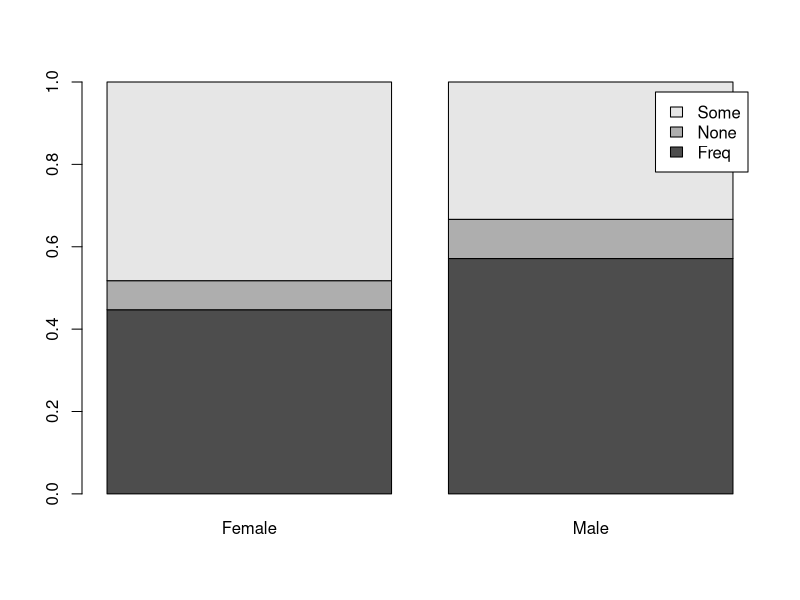
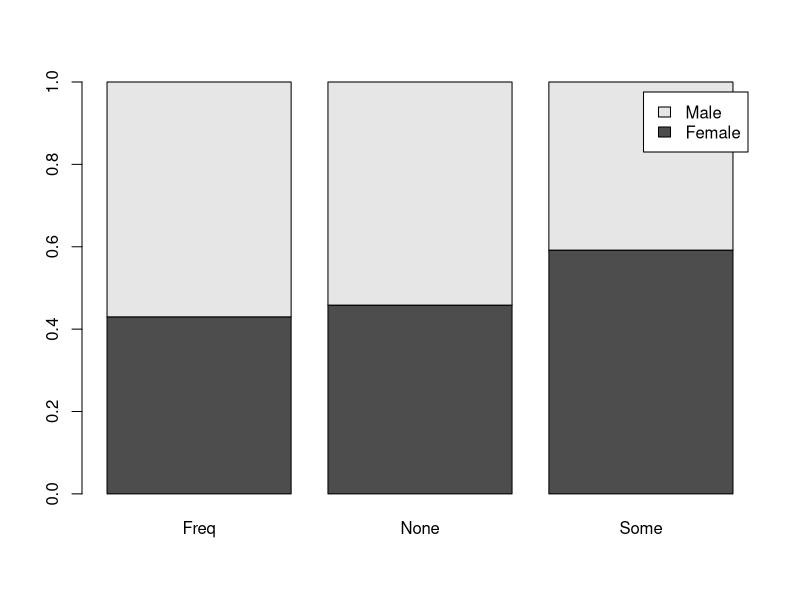
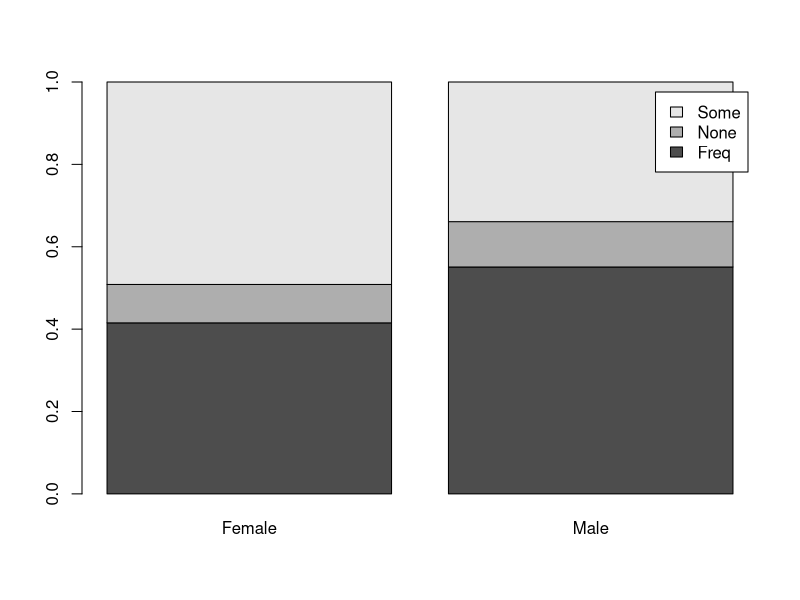
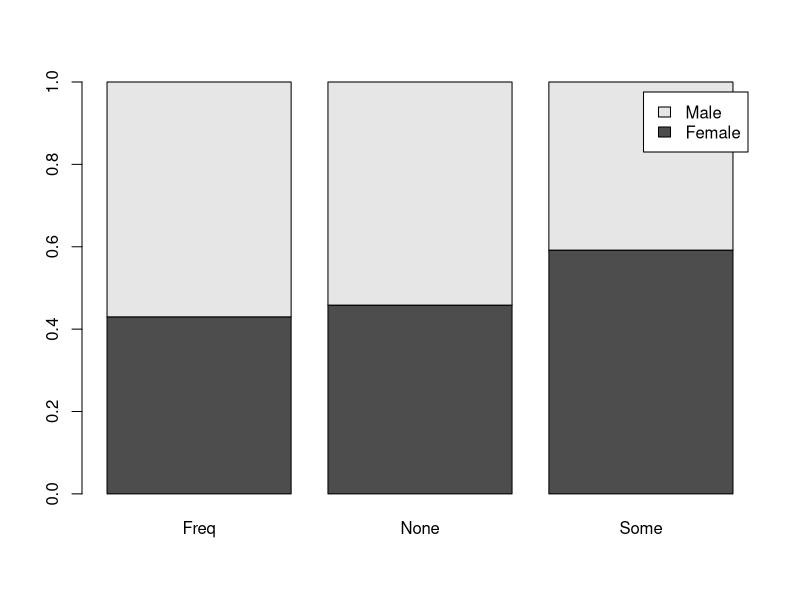
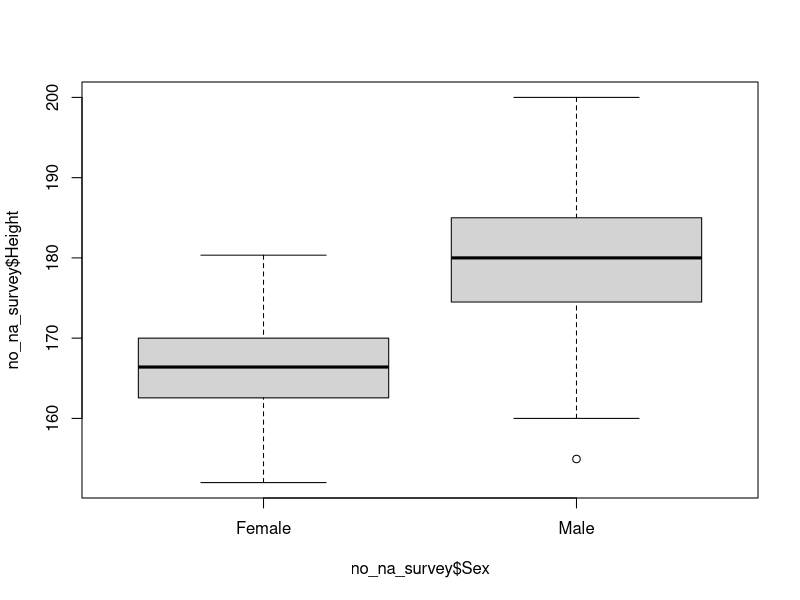
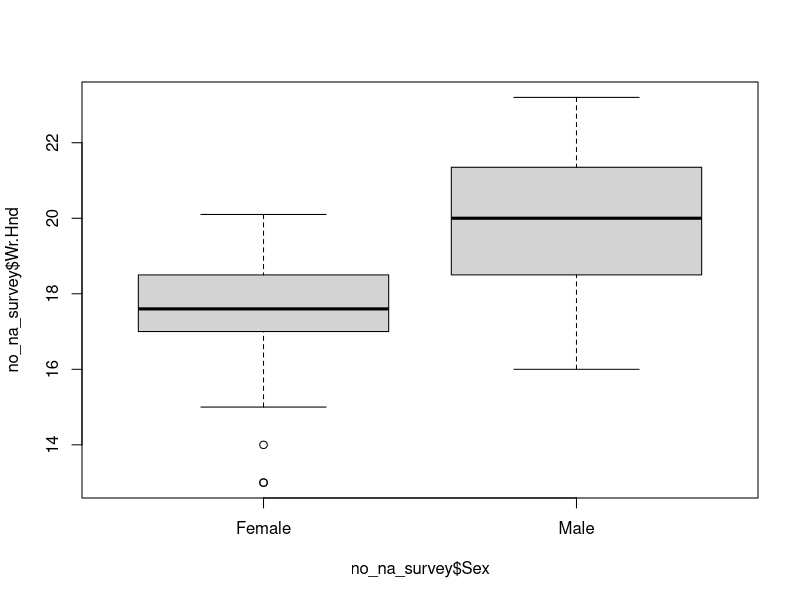
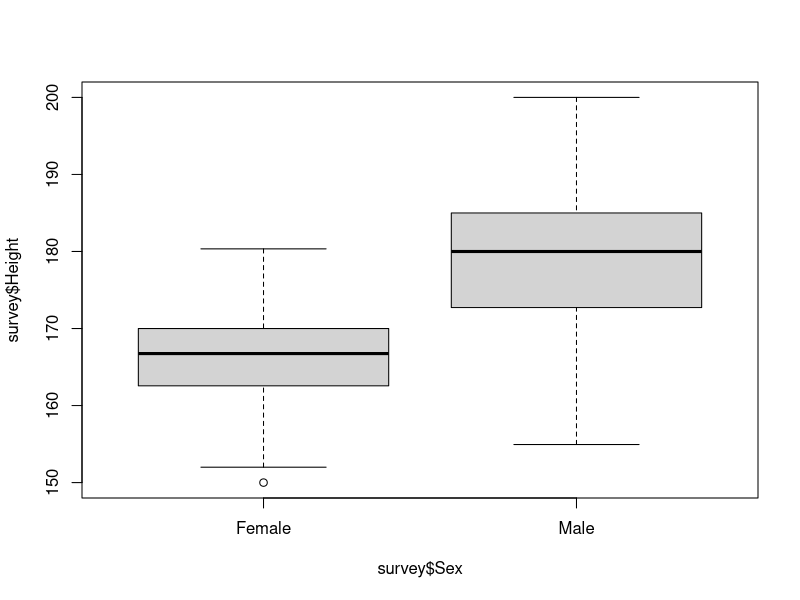
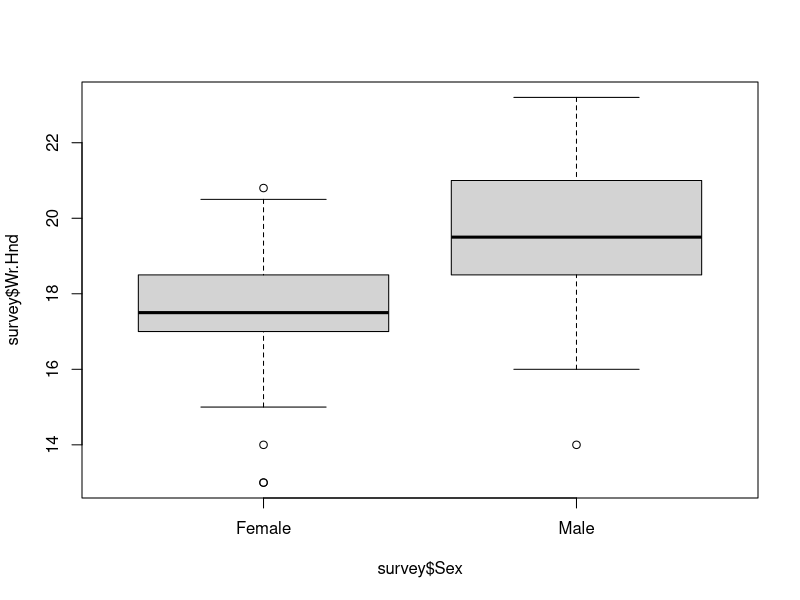

Reproduce these figures in R, in order.
# TODO 
# 
# 

# from the package MASS we are using the dataset survey
install.packages("MASS")
library("MASS") # or require("MASS")


# 0. Анализ на една променлива


# exercise, age, pulse
# !!
observationCount <- dim(survey)[1]
no_na_survey <- subset(survey, !is.na(survey$Sex) & !is.na(survey$Wr.Hnd) & !is.na(survey$Pulse) & 
                                !is.na(survey$Exer) & !is.na(survey$Smoke) & !is.na(survey$Height)) 
 
# 1. Категорийни (обясняващи) VS категорийни (зависими)
barplot(prop.table(x = table(no_na_survey$Exer, no_na_survey$Sex), margin = 2), legend.text = T)
barplot(prop.table(x = table(survey$Sex, survey$Exer), margin = 2), legend.text = T)

barplot(prop.table(x = table(survey$Exer, survey$Sex), margin = 2), legend.text = T)
barplot(prop.table(x = table(survey$Sex, survey$Exer), margin = 2), legend.text = T)


# 2. Категорийни (обясняващи) VS числови (зависими)
#       sex         height or Wr.Hnd
boxplot(no_na_survey$Height ~ no_na_survey$Sex)
boxplot(no_na_survey$Wr.Hnd ~ no_na_survey$Sex)

boxplot(survey$Height ~ survey$Sex)
boxplot(survey$Wr.Hnd ~ survey$Sex)


# have to remove na
sexes <- survey$Sex
heights <- survey$Height
handWidth <- survey$Wr.Hnd

hist(heights)
mean(heights, na.rm = T)
sd(heights, na.rm = T)

hist(handWidth)
mean(handWidth, na.rm = T)
sd(handWidth, na.rm = T)

students <- data.frame(sexes, heights, handWidth)

t1 <- boxplot(students$heights ~ students$sexes)
t2 <- boxplot(students$handWidth ~ students$sexes)

# ################
# numbered variables
    # pointsPerGame
    # reboundsPerGame
# category variables
    # "guard", "forward", "center"

playerNames <- c("Klay Thompson", "Kyrie Irving", "James Harden", "Kemba Walker",
            "Khris Middleton", "Jimmy Butler", "Gordon Hayward", "Jayson Tatum",
             "Dwight Howard", "Nicola Jokic", "Nikola Vucevic", "Andre Drummond")

pointsPerGame <- c(19.5, 22.4, 24.6, 21.0,
                    15.7, 16.7, 15.2, 15.2,
                    17.2, 16.3, 15.7, 14.3)

reboundsPerGame <- c(3.5, 3.7, 5.2, 3.9, 
                       4.5, 4.9, 4.3, 5.6,
                        12.6, 9.5, 10.2, 13.8)

fieldPositions <- c("guard", "guard", "guard", "guard", 
                    "forward", "forward", "forward", "forward", 
                    "center", "center", "center", "center")

basketball <- data.frame(playerNames, pointsPerGame, reboundsPerGame, fieldPositions)

boxplot(basketball$pointsPerGame[fieldPositions ==  "guard"], 
        basketball$pointsPerGame[fieldPositions == "forward"], 
        basketball$pointsPerGame[fieldPositions == "center"], 
        col = rainbow(3), 
        names = c("guard pts", "forward pts", "forward pts"))

boxplot(basketball$reboundsPerGame[fieldPositions ==  "guard"], 
        basketball$reboundsPerGame[fieldPositions == "forward"], 
        basketball$reboundsPerGame[fieldPositions == "center"], 
        col = rainbow(3), 
        names = c("guard rebs", "forward rebs", "forward rebs"))

hist(x = basketball$pointsPerGame, col = "green", xlab = "ppg")






